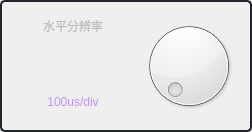
                               <widget class="QFrame" name="frame_24">
                                <property name="styleSheet">
                                 <string notr="true">border-radius: 5px;
border: 2px solid rgb(33, 37, 43);</string>
                                </property>
                                <property name="frameShape">
                                 <enum>QFrame::StyledPanel</enum>
                                </property>
                                <property name="frameShadow">
                                 <enum>QFrame::Raised</enum>
                                </property>
                                <layout class="QVBoxLayout" name="verticalLayout_34">
                                 <item>
                                  <layout class="QHBoxLayout" name="horizontalLayout_57">
                                   <item>
                                    <layout class="QVBoxLayout" name="verticalLayout_27">
                                     <item>
                                      <widget class="QLabel" name="lb_Port_12">
                                       <property name="enabled">
                                        <bool>false</bool>
                                       </property>
                                       <property name="minimumSize">
                                        <size>
                                         <width>120</width>
                                         <height>25</height>
                                        </size>
                                       </property>
                                       <property name="styleSheet">
                                        <string notr="true">border: 0px;
font: 14pt &quot;クレPro by 宁静之雨，微信公众号njzyshare&quot;;</string>
                                       </property>
                                       <property name="text">
                                        <string>水平分辨率</string>
                                       </property>
                                       <property name="alignment">
                                        <set>Qt::AlignCenter</set>
                                       </property>
                                      </widget>
                                     </item>
                                     <item>
                                      <spacer name="verticalSpacer_3">
                                       <property name="orientation">
                                        <enum>Qt::Vertical</enum>
                                       </property>
                                       <property name="sizeHint" stdset="0">
                                        <size>
                                         <width>20</width>
                                         <height>40</height>
                                        </size>
                                       </property>
                                      </spacer>
                                     </item>
                                     <item>
                                      <widget class="QLabel" name="lb_OSC_Horizontal">
                                       <property name="enabled">
                                        <bool>false</bool>
                                       </property>
                                       <property name="minimumSize">
                                        <size>
                                         <width>120</width>
                                         <height>35</height>
                                        </size>
                                       </property>
                                       <property name="styleSheet">
                                        <string notr="true">border: 0px;
font: 18pt &quot;クレPro by 宁静之雨，微信公众号njzyshare&quot;;
color: rgb(189, 147, 249);</string>
                                       </property>
                                       <property name="text">
                                        <string>100us/div</string>
                                       </property>
                                       <property name="alignment">
                                        <set>Qt::AlignCenter</set>
                                       </property>
                                      </widget>
                                     </item>
                                    </layout>
                                   </item>
                                   <item>
                                    <widget class="QDial" name="dial_OSC_Horizontal">
                                     <property name="enabled">
                                      <bool>true</bool>
                                     </property>
                                     <property name="mouseTracking">
                                      <bool>false</bool>
                                     </property>
                                     <property name="maximum">
                                      <number>6</number>
                                     </property>
                                     <property name="pageStep">
                                      <number>1</number>
                                     </property>
                                    </widget>
                                   </item>
                                  </layout>
                                 </item>
                                </layout>
                               </widget>
